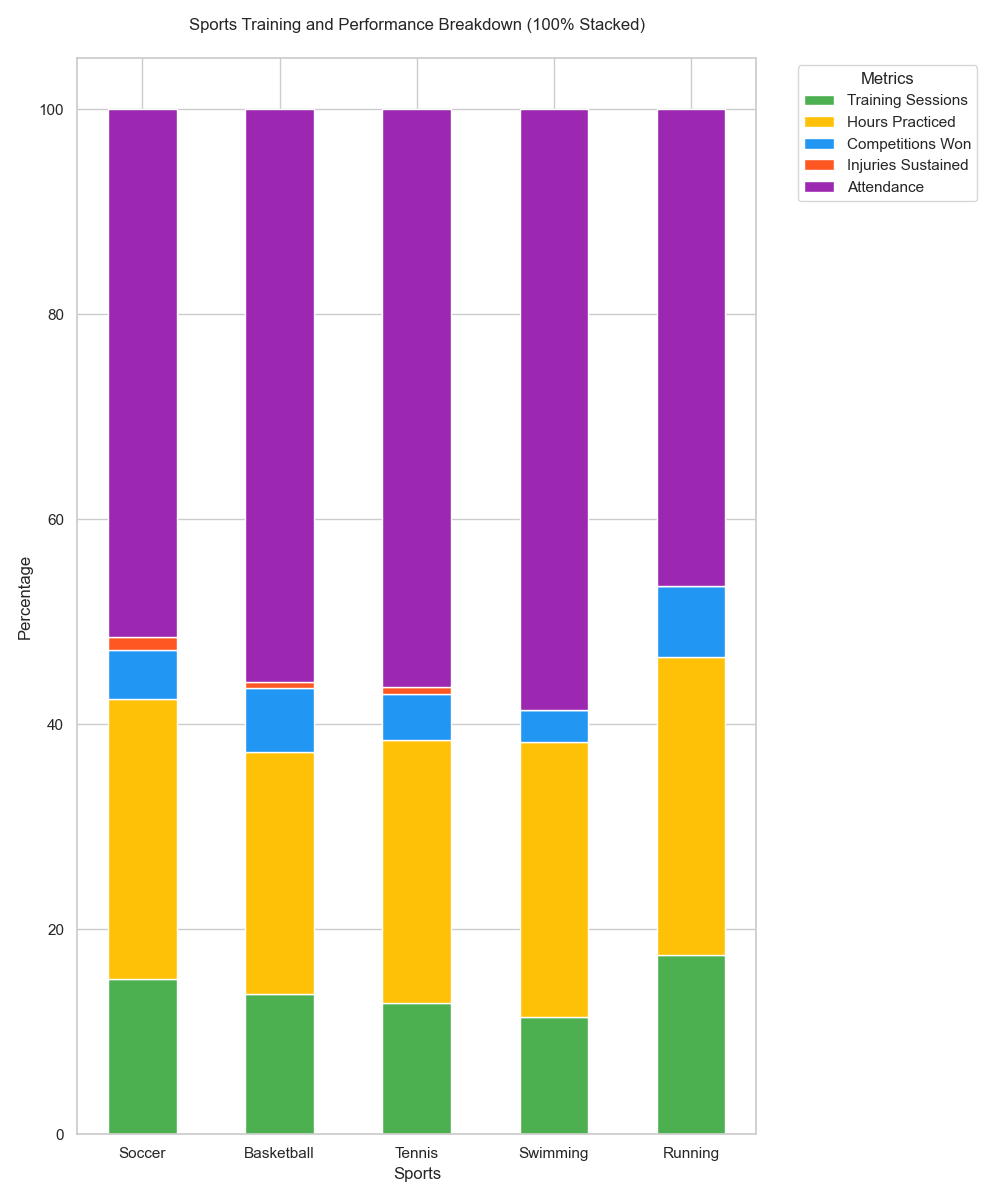

Write the Python code that produced this figure.

import pandas as pd
import numpy as np
import seaborn as sns
import matplotlib.pyplot as plt

data = [
    {'Sport': 'Soccer', 'Training Sessions': 25, 'Hours Practiced': 45, 'Competitions Won': 8, 'Injuries Sustained': 2, 'Attendance': 85},
    {'Sport': 'Basketball', 'Training Sessions': 22, 'Hours Practiced': 38, 'Competitions Won': 10, 'Injuries Sustained': 1, 'Attendance': 90},
    {'Sport': 'Tennis', 'Training Sessions': 20, 'Hours Practiced': 40, 'Competitions Won': 7, 'Injuries Sustained': 1, 'Attendance': 88},
    {'Sport': 'Swimming', 'Training Sessions': 18, 'Hours Practiced': 42, 'Competitions Won': 5, 'Injuries Sustained': 0, 'Attendance': 92},
    {'Sport': 'Running', 'Training Sessions': 30, 'Hours Practiced': 50, 'Competitions Won': 12, 'Injuries Sustained': 0, 'Attendance': 80}
]

df = pd.DataFrame(data)
df.set_index('Sport', inplace=True)

df_percentage = df.div(df.sum(axis=1), axis=0) * 100

plt.figure(figsize=(10, 12))

bottom = np.zeros(len(df))

colors = ['#4CAF50', '#FFC107', '#2196F3', '#FF5722', '#9C27B0']

for i, col in enumerate(df.columns):
    plt.bar(df_percentage.index, df_percentage[col], bottom=bottom, label=col, color=colors[i], width=0.5)
    bottom += df_percentage[col]

plt.xlabel('Sports')
plt.ylabel('Percentage')
plt.title('Sports Training and Performance Breakdown (100% Stacked)', pad=20)
plt.legend(title='Metrics', bbox_to_anchor=(1.05, 1), loc='upper left')

plt.tight_layout()
plt.show()
